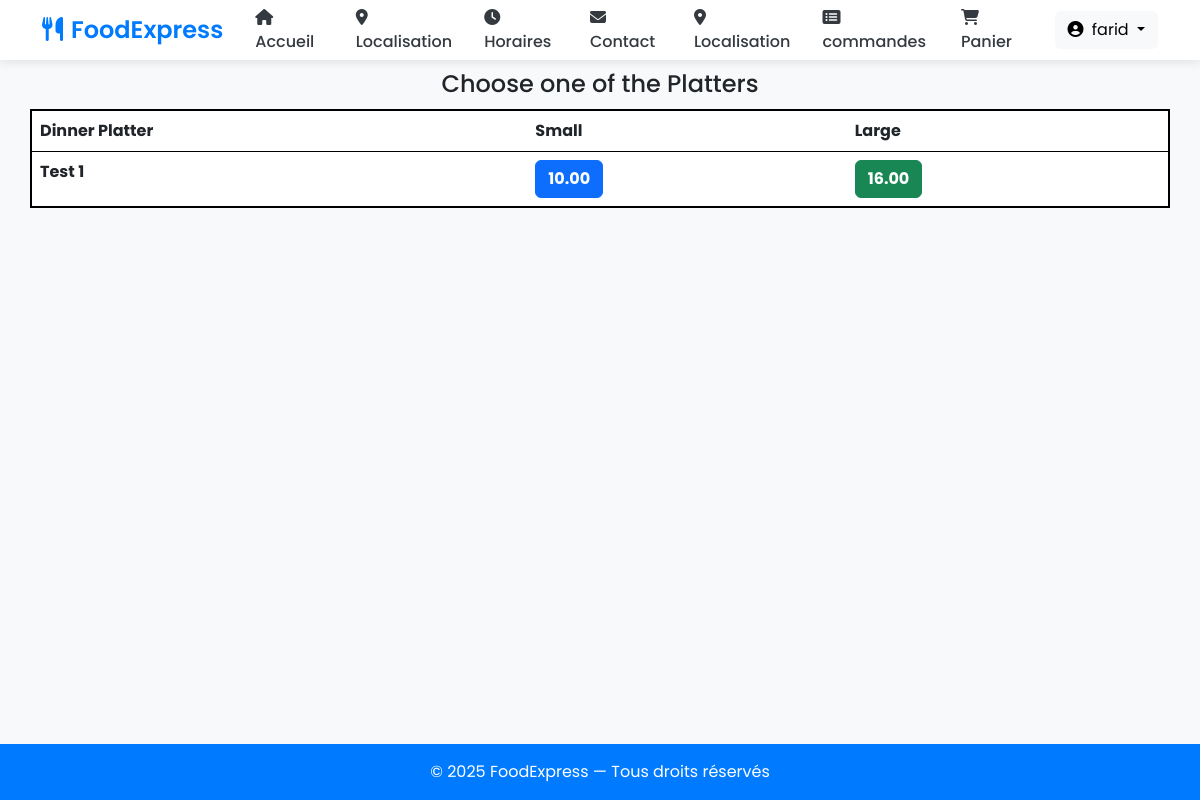
Page /Platters (signed in) on the committed database.
### orders/models.py (models this page shows, shortened)
class DinnerPlatters(models.Model):
    dish_name = models.CharField(max_length=200)
    small_price = models.DecimalField(max_digits=6, decimal_places=2)
    large_price = models.DecimalField(max_digits=6, decimal_places=2)

### orders/views.py (the view)
# urls.py: path("Platters", views.dinner_platters, name="dinner_platters"),
def dinner_platters(request):
    if request.user.is_authenticated:
        return render(request, "orders/dinner_platters.html", context = {"dishes":DinnerPlatters.objects.all})
    else:
        return redirect("orders:login")

### orders/templates/orders/dinner_platters.html
{% extends 'orders/header.html' %}
{% block content %}
    <div class="container">
      <h4 style="margin:10px; text-align:center;"> Choose one of the Platters </h4>
      <div class="row justify-content-center" >
        <table class="table"  style="border: 2px solid black">
          <thead class="thead-dark">
            <tr>
              <th scope="col">Dinner Platter</th>
              <th scope="col">Small</th>
              <th scope="col">Large</th>
            </tr>
          </thead>
          <tbody>
            {% for dish in dishes %}
              <tr>
                <th>{{dish.dish_name}}</th>
                <td><button type="button" class="btn btn-primary" onclick="add_to_cart({item_description:'Small - {{dish.dish_name}}' , price:{{dish.small_price}} })" ><strong>{{dish.small_price}}</strong></button></td>
                <td><button type="button" class="btn btn-success" onclick="add_to_cart({item_description:'Large - {{dish.dish_name}}' , price:{{dish.large_price}} })" ><strong>{{dish.large_price}}</strong></button></td>
              </tr>
            {% endfor %}
          </tbody>
        </table>
      </div>
    </div>
{% endblock %}

### orders/templates/orders/header.html (shortened to what this page needs)
<!doctype html>
<html lang="en">
<head>
  <link href="https://cdn.jsdelivr.net/npm/bootstrap@5.3.0/dist/css/bootstrap.min.css" rel="stylesheet">
  <link rel="stylesheet" href="https://cdnjs.cloudflare.com/ajax/libs/font-awesome/6.4.0/css/all.min.css">
  <link href="https://cdnjs.cloudflare.com/ajax/libs/toastr.js/latest/toastr.min.css" rel="stylesheet"/>
  {% load static %}
  <link rel="stylesheet" href="{% static 'orders/style.css' %}">
</head>
<body>
<nav class="navbar navbar-expand-lg navbar-light sticky-top" style="height: 60px">
  <div class="container">
    <a class="navbar-brand" href="/">
      <i class="fas fa-utensils me-2"></i>FoodExpress
    </a>
    <div class="collapse navbar-collapse" id="navbarContent">
      {% if user.is_authenticated %}
      <ul class="navbar-nav me-auto mb-2 mb-lg-0">
        <li class="nav-item">
          <a class="nav-link active" href="/" aria-current="page">
            <i class="fas fa-home me-1"></i> Accueil
          </a>
        </li>
        <li class="nav-item">
          <a class="nav-link" href="/directions">
            <i class="fas fa-map-marker-alt me-1"></i> Localisation
          </a>
        </li>
        <li class="nav-item">
          <a class="nav-link" href="/hours">
            <i class="fas fa-clock me-1"></i> Horaires
          </a>
        </li>
        <li class="nav-item">
          <a class="nav-link" href="/contact">
            <i class="fas fa-envelope me-1"></i> Contact
          </a>
        </li>
        <li class="nav-item">
          <a class="nav-link" href="/directions">
            <i class="fas fa-map-marker-alt me-1"></i> Localisation
          </a>
        </li>
        <li class="nav-item">
          <a href="/view-orders" class="nav-link">
            <i class="fas fa-list-alt me-1"></i> commandes
          </a>
        </li>
        <li class="nav-item">
          <a href="/cart" id="cart_button" class="nav-link">
            <i class="fas fa-shopping-cart me-1"></i> Panier
          </a>
        </li>
      </ul>
      <div class="d-flex align-items-center">
        <div class="dropdown ms-3">
          <button class="btn btn-light dropdown-toggle" type="button" id="userDropdown" data-bs-toggle="dropdown" aria-expanded="false">
            <i class="fas fa-user-circle me-1"></i> {{ user.username }}
          </button>
        </div>
      </div>
      {% endif %}
    </div>
  </div>
</nav>
<div class="wrapper">
  {% block content %}{% endblock %}
</div>
<footer>
  &copy; 2025 FoodExpress — Tous droits réservés
</footer>
</body>
</html>

### orders/templates/orders/header.html (style rules this page uses)
:root { --primary-color: #007bff; --secondary-color: #17a2b8; --dark-color: #343a40; --light-color: #f8f9fa; }
body { font-family: 'Poppins', sans-serif; background-color: #f8f9fa; display: flex; flex-direction: column; min-height: 100vh; }
.navbar { box-shadow: 0 2px 10px rgba(0,0,0,0.1); padding: 0.8rem 1rem; background: white !important; }
.navbar-brand { font-weight: 600; color: var(--primary-color) !important; font-size: 1.5rem; }
.nav-link { font-weight: 500; color: var(--dark-color) !important; margin: 0 0.5rem; position: relative; transition: all 0.3s ease; }
.nav-link::after { content: ''; position: absolute; bottom: -2px; left: 0; width: 0; height: 2px; background: var(--primary-color); transition: width 0.3s ease; }
.wrapper { flex: 1; }
footer { background-color: var(--primary-color) !important; color: white; text-align: center; padding: 1rem; }

### rows in the picture
DinnerPlatters: dish_name "Test 1", small_price "10.00", large_price "16.00"

### other values in the picture
{{ user.username }} "farid"
